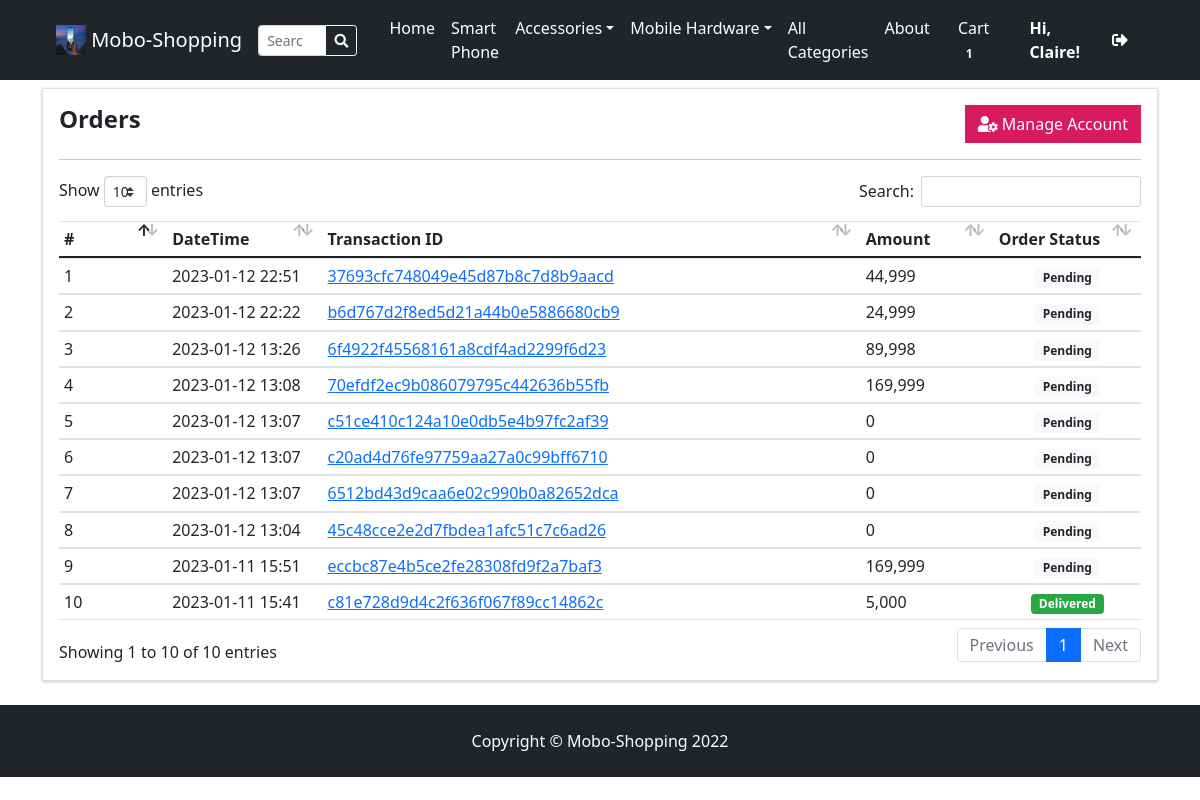
The app's page /?p=my_account (signed in) with its own data.
### tables this page shows
CREATE TABLE `categories` (
  `id` int(30) NOT NULL,
  `category` varchar(250) NOT NULL,
  `description` text DEFAULT NULL,
  `status` tinyint(1) NOT NULL DEFAULT 1,
  `date_created` datetime NOT NULL DEFAULT current_timestamp()
);

CREATE TABLE `orders` (
  `id` int(30) NOT NULL,
  `client_id` int(30) NOT NULL,
  `delivery_address` text NOT NULL,
  `payment_method` varchar(100) NOT NULL,
  `order_type` tinyint(1) NOT NULL COMMENT '1= pickup,2= deliver',
  `amount` double NOT NULL,
  `status` tinyint(2) NOT NULL DEFAULT 0,
  `paid` tinyint(1) NOT NULL DEFAULT 0,
  `date_created` datetime NOT NULL DEFAULT current_timestamp(),
  `date_updated` datetime DEFAULT NULL ON UPDATE current_timestamp()
);

### classes/DBConnection.php (called while the page is built, shortened)
<?php
class DBConnection{
    private $host = DB_SERVER;
    private $username = DB_USERNAME;
    private $password = DB_PASSWORD;
    private $database = DB_NAME;
    public $conn;
    public function __construct(){
        if (!isset($this->conn)) {
            $this->conn = new mysqli($this->host, $this->username, $this->password, $this->database);
        }
    }
}
?>

### classes/SystemSettings.php (called while the page is built, shortened)
<?php
class SystemSettings extends DBConnection{
	function userdata($field = ''){
		if(!empty($field)){
			if(isset($_SESSION['userdata'][$field]))
				return $_SESSION['userdata'][$field];
			else
				return null;
		}else{
			return false;
		}
	}
	function info($field=''){
		if(!empty($field)){
			if(isset($_SESSION['system_info'][$field]))
				return $_SESSION['system_info'][$field];
			else
				return false;
		}else{
			return false;
		}
	}
}
$_settings = new SystemSettings();
?>

### config.php (called while the page is built, shortened)
<?php
require_once('classes/DBConnection.php');
require_once('classes/SystemSettings.php');
function validate_image($file){
	if(!empty($file)){
		if(is_file(base_app.$file)){
			return base_url.$file;
		}else{
			return base_url.'dist/img/no-image-available.png';
		}
	}else{
		return base_url.'dist/img/no-image-available.png';
	}
}
?>

### my_account.php (the view, shortened to what this page needs)
<section class="py-2">
    <div class="container">
        <div class="card rounded-0">
            <div class="card-body">
                <div class="w-100 justify-content-between d-flex">
                    <h4><b>Orders</b></h4>
                    <a href="./?p=edit_account" class="btn btn btn-default btn-flat bg-maroon"><div class="fa fa-user-cog"></div> Manage Account</a>
                </div>
                    <hr class="border-warning">
                    <table class="table table-stripped text-dark">
                        <colgroup>
                            <col width="10%">
                            <col width="15">
                            <col width="25">
                            <col width="25">
                            <col width="15">
                        </colgroup>
                        <thead>
                            <tr>
                                <th>#</th>
                                <th>DateTime</th>
                                <th>Transaction ID</th>
                                <th>Amount</th>
                                <th>Order Status</th>
                            </tr>
                        </thead>
                        <tbody>
                            <?php
                                $i = 1;
                                $qry = $conn->query("SELECT o.*,concat(c.firstname,' ',c.lastname) as client from `orders` o inner join clients c on c.id = o.client_id where o.client_id = '".$_settings->userdata('id')."' order by unix_timestamp(o.date_created) desc ");
                                while($row = $qry->fetch_assoc()):
                            ?>
                                <tr>
                                    <td><?php echo $i++ ?></td>
                                    <td><?php echo date("Y-m-d H:i",strtotime($row['date_created'])) ?></td>
                                    <td><a href="javascript:void(0)" class="view_order" data-id="<?php echo $row['id'] ?>"><?php echo md5($row['id']); ?></a></td>
                                    <td><?php echo number_format($row['amount']) ?> </td>
                                    <td class="text-center">
                                            <?php if($row['status'] == 0): ?>
                                                <span class="badge badge-light text-dark">Pending</span>
                                            <?php elseif($row['status'] == 1): ?>
                                                <span class="badge badge-primary">Packed</span>
                                            <?php elseif($row['status'] == 2): ?>
                                                <span class="badge badge-warning">Out for Delivery</span>
                                            <?php elseif($row['status'] == 3): ?>
                                                <span class="badge badge-success">Delivered</span>
                                            <?php else: ?>
                                                <span class="badge badge-danger">Cancelled</span>
                                            <?php endif; ?>
                                        </td>
                                    </tr>
                            <?php endwhile; ?>
                        </tbody>
                    </table>
            </div>
        </div>
    </div>
</section>

### inc/topBarNav.php (shortened to what this page needs)
<nav class="navbar navbar-expand-lg navbar-dark bg-dark">
            <div class="container-fluid px-4 px-lg-5 ">
                <a class="navbar-brand" href="./">
                <img src="<?php echo validate_image($_settings->info('logo')) ?>" width="30" height="30" class="d-inline-block align-top" alt="" loading="lazy">
                <?php echo $_settings->info('short_name') ?>
                </a>
                <form class="form-inline" id="search-form">
                  <div class="input-group">
                    <input class="form-control form-control-sm form " type="search" placeholder="Search" aria-label="Search" name="search"  value="<?php echo isset($_GET['search']) ? $_GET['search'] : "" ?>"  aria-describedby="button-addon2">
                    <div class="input-group-append">
                      <button class="btn btn-outline-light btn-sm m-0" type="submit" id="button-addon2"><i class="fa fa-search"></i></button>
                    </div>
                  </div>
                </form>
                <div class="collapse navbar-collapse" id="navbarSupportedContent">
                    <ul class="navbar-nav me-auto mb-2 mb-lg-0 ms-lg-4">
                        <li class="nav-item"><a class="nav-link text-white" aria-current="page" href="./">Home</a></li>
                        <?php
                        $cat_qry = $conn->query("SELECT * FROM categories where status = 1  limit 3");
                        $count_cats =$conn->query("SELECT * FROM categories where status = 1 ")->num_rows;
                        while($crow = $cat_qry->fetch_assoc()):
                          $sub_qry = $conn->query("SELECT * FROM sub_categories where status = 1 and parent_id = '{$crow['id']}'");
                          if($sub_qry->num_rows <= 0):
                        ?>
                        <li class="nav-item"><a class="nav-link text-white" aria-current="page" href="./?p=products&c=<?php echo md5($crow['id']) ?>"><?php echo $crow['category'] ?></a></li>
                        <?php else: ?>
                        <li class="nav-item dropdown">
                          <a class="nav-link text-white dropdown-toggle" id="navbarDropdown<?php echo $crow['id'] ?>" href="#" role="button" data-toggle="dropdown" aria-expanded="false"><?php echo $crow['category'] ?></a></a>
                        </li>
                        <?php endif; ?>
                        <?php endwhile; ?>
                        <?php if($count_cats > 3): ?>
                        <li class="nav-item"><a class="nav-link text-white" href="./?p=view_categories">All Categories</a></li>
                        <?php endif; ?>
                        <li class="nav-item"><a class="nav-link text-white" href="./?p=about">About</a></li>
                    </ul>
                    <div class="d-flex align-items-center">
                      <?php if(!isset($_SESSION['userdata']['id'])): ?>
                        <button class="btn text-white" id="login-btn" type="button">Login</button>
                        <?php else: ?>
                        <a class="text-dark mr-2 nav-link text-white" href="./?p=cart">
                            Cart
                            <span class="badge bg-dark text-white ms-1 rounded-pill" id="cart-count">
                              <?php
                              if(isset($_SESSION['userdata']['id'])):
                                $count = $conn->query("SELECT SUM(quantity) as items from `cart` where client_id =".$_settings->userdata('id'))->fetch_assoc()['items'];
                                echo ($count > 0 ? $count : 0);
                              else:
                                echo "0";
                              endif;
                              ?>
                            </span>
                        </a>
                            <a href="./?p=my_account" class="text-dark  nav-link text-white"><b> Hi, <?php echo $_settings->userdata('firstname')?>!</b></a>
                            <a href="logout.php" class="text-dark  nav-link text-white"><i class="fa fa-sign-out-alt"></i></a>
                        <?php endif; ?>
                    </div>
                </div>
            </div>
        </nav>

### records on screen
categories: category "Smart Phone"
categories: category "Accessories"
categories: category "Mobile Hardware"
orders: date_created "2023-01-12 22:51", id "37693cfc748049e45d87b8c7d8b9aacd", amount "44,999", status "Pending"
orders: date_created "2023-01-12 22:22", id "b6d767d2f8ed5d21a44b0e5886680cb9", amount "24,999", status "Pending"
orders: date_created "2023-01-12 13:26", id "6f4922f45568161a8cdf4ad2299f6d23", amount "89,998", status "Pending"
orders: date_created "2023-01-12 13:08", id "70efdf2ec9b086079795c442636b55fb", amount "169,999", status "Pending"
orders: date_created "2023-01-12 13:07", id "c51ce410c124a10e0db5e4b97fc2af39", amount "0", status "Pending"
orders: date_created "2023-01-12 13:07", id "c20ad4d76fe97759aa27a0c99bff6710", amount "0", status "Pending"
orders: date_created "2023-01-12 13:07", id "6512bd43d9caa6e02c990b0a82652dca", amount "0", status "Pending"
orders: date_created "2023-01-12 13:04", id "45c48cce2e2d7fbdea1afc51c7c6ad26", amount "0", status "Pending"
orders: date_created "2023-01-11 15:51", id "eccbc87e4b5ce2fe28308fd9f2a7baf3", amount "169,999", status "Pending"
orders: date_created "2023-01-11 15:41", id "c81e728d9d4c2f636f067f89cc14862c", amount "5,000", status "Delivered"

### other values on screen
$_settings->info('short_name') "Mobo-Shopping"
$count "1"
$_settings->userdata('firstname') "Claire"
